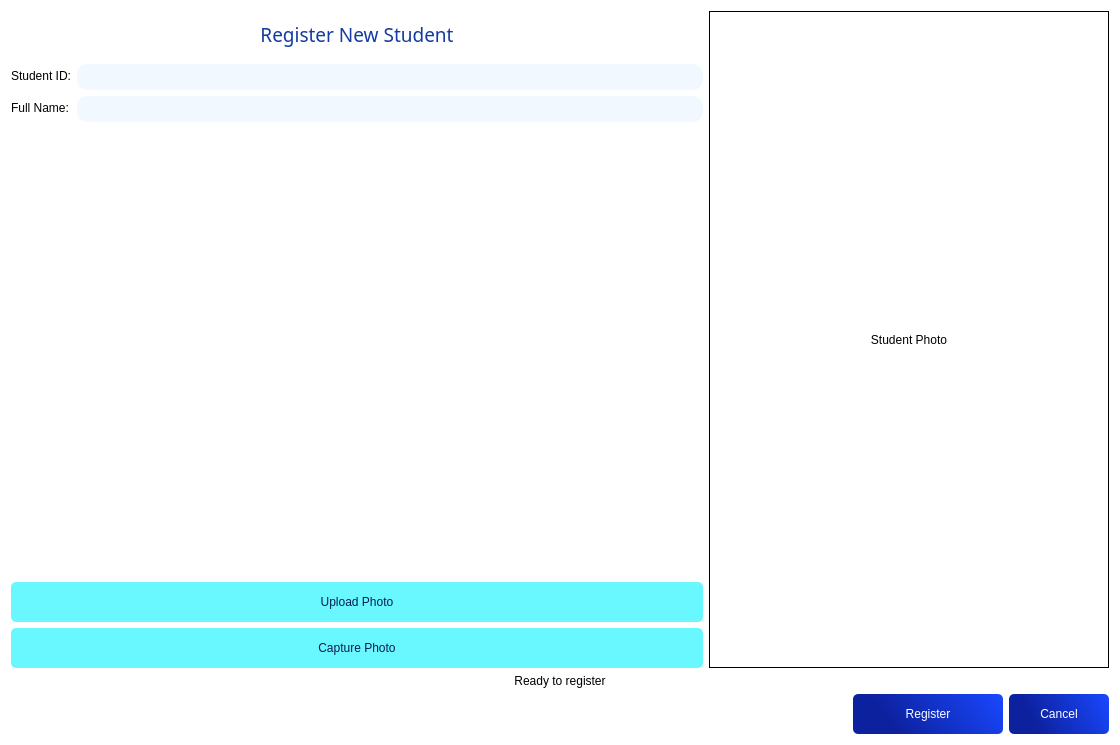
<?xml version="1.0" encoding="UTF-8"?>
<ui version="4.0">
 <class>RegisterDialog</class>
 <widget class="QDialog" name="RegisterDialog">
  <property name="geometry">
   <rect>
    <x>0</x>
    <y>0</y>
    <width>1120</width>
    <height>745</height>
   </rect>
  </property>
  <property name="minimumSize">
   <size>
    <width>1120</width>
    <height>745</height>
   </size>
  </property>
  <property name="windowTitle">
   <string>Register Student</string>
  </property>
  <property name="windowIcon">
   <iconset>
    <normaloff>icon.png</normaloff>icon.png</iconset>
  </property>
  <property name="styleSheet">
   <string notr="true">background-color: rgb(255, 255, 255);</string>
  </property>
  <layout class="QVBoxLayout" name="verticalLayout">
   <item>
    <layout class="QHBoxLayout" name="horizontalLayout">
     <item>
      <layout class="QVBoxLayout" name="verticalLayout_2">
       <item>
        <widget class="QLabel" name="label">
         <property name="font">
          <font>
           <family>CocogooseProTrial Darkmode</family>
           <pointsize>14</pointsize>
           <weight>50</weight>
           <italic>false</italic>
           <bold>false</bold>
          </font>
         </property>
         <property name="styleSheet">
          <string notr="true">font: 14pt &quot;CocogooseProTrial Darkmode&quot;;
color: rgb(21, 59, 160);
padding:10px;
</string>
         </property>
         <property name="text">
          <string>Register New Student</string>
         </property>
         <property name="alignment">
          <set>Qt::AlignCenter</set>
         </property>
        </widget>
       </item>
       <item>
        <layout class="QFormLayout" name="formLayout">
         <item row="0" column="0">
          <widget class="QLabel" name="label_2">
           <property name="styleSheet">
            <string notr="true">font: 57 10pt &quot;Montserrat Medium&quot;;</string>
           </property>
           <property name="text">
            <string>Student ID:</string>
           </property>
          </widget>
         </item>
         <item row="0" column="1">
          <widget class="QLineEdit" name="lineEditStudentID">
           <property name="styleSheet">
            <string notr="true">background-color: rgb(242, 248, 255);
color: rgb(14, 23, 67);
font: 57 10pt &quot;Montserrat Medium&quot;;
border-radius: 10px;
padding: 5px;</string>
           </property>
          </widget>
         </item>
         <item row="1" column="0">
          <widget class="QLabel" name="label_3">
           <property name="styleSheet">
            <string notr="true">font: 57 10pt &quot;Montserrat Medium&quot;;</string>
           </property>
           <property name="text">
            <string>Full Name:</string>
           </property>
          </widget>
         </item>
         <item row="1" column="1">
          <widget class="QLineEdit" name="lineEditFullName">
           <property name="styleSheet">
            <string notr="true">background-color: rgb(242, 248, 255);
color: rgb(14, 23, 67);
font: 57 10pt &quot;Montserrat Medium&quot;;
border-radius: 10px;
padding: 5px;</string>
           </property>
          </widget>
         </item>
        </layout>
       </item>
       <item>
        <spacer name="verticalSpacer">
         <property name="orientation">
          <enum>Qt::Vertical</enum>
         </property>
         <property name="sizeHint" stdset="0">
          <size>
           <width>20</width>
           <height>30</height>
          </size>
         </property>
        </spacer>
       </item>
       <item>
        <widget class="QPushButton" name="pushButtonUpload">
         <property name="minimumSize">
          <size>
           <width>0</width>
           <height>40</height>
          </size>
         </property>
         <property name="maximumSize">
          <size>
           <width>16777215</width>
           <height>100</height>
          </size>
         </property>
         <property name="styleSheet">
          <string notr="true">
QPushButton {
 /* Màu nền mặc định */
	background-color: rgb(105, 248, 255);
    border-radius: 5px;
	color: rgb(9, 28, 84);
	font: 8pt &quot;CocogooseProTrial Semilight&quot;;

}

QPushButton:hover {
	background-color: rgb(137, 227, 254);
}

QPushButton:pressed {
background-color: rgb(105, 248, 255);
}


</string>
         </property>
         <property name="text">
          <string>Upload Photo</string>
         </property>
        </widget>
       </item>
       <item>
        <widget class="QPushButton" name="pushButtonCapture">
         <property name="minimumSize">
          <size>
           <width>0</width>
           <height>40</height>
          </size>
         </property>
         <property name="styleSheet">
          <string notr="true">
QPushButton {
 /* Màu nền mặc định */
	background-color: rgb(105, 248, 255);
    border-radius: 5px;
	color: rgb(9, 28, 84);
	font: 8pt &quot;CocogooseProTrial Semilight&quot;;

}

QPushButton:hover {
	background-color: rgb(137, 227, 254);
}

QPushButton:pressed {
background-color: rgb(105, 248, 255);
}


</string>
         </property>
         <property name="text">
          <string>Capture Photo</string>
         </property>
        </widget>
       </item>
      </layout>
     </item>
     <item>
      <widget class="QLabel" name="labelPhoto">
       <property name="minimumSize">
        <size>
         <width>400</width>
         <height>300</height>
        </size>
       </property>
       <property name="styleSheet">
        <string notr="true">font: 57 10pt &quot;Montserrat Medium&quot;;
border-color: rgb(255, 234, 17);</string>
       </property>
       <property name="frameShape">
        <enum>QFrame::Box</enum>
       </property>
       <property name="text">
        <string>Student Photo</string>
       </property>
       <property name="scaledContents">
        <bool>true</bool>
       </property>
       <property name="alignment">
        <set>Qt::AlignCenter</set>
       </property>
      </widget>
     </item>
    </layout>
   </item>
   <item>
    <widget class="QLabel" name="labelStatus">
     <property name="styleSheet">
      <string notr="true">font: 57 10pt &quot;Montserrat Medium&quot;;</string>
     </property>
     <property name="text">
      <string>Ready to register</string>
     </property>
     <property name="alignment">
      <set>Qt::AlignCenter</set>
     </property>
    </widget>
   </item>
   <item>
    <layout class="QHBoxLayout" name="horizontalLayout_2">
     <item>
      <spacer name="horizontalSpacer">
       <property name="orientation">
        <enum>Qt::Horizontal</enum>
       </property>
       <property name="sizeHint" stdset="0">
        <size>
         <width>30</width>
         <height>20</height>
        </size>
       </property>
      </spacer>
     </item>
     <item>
      <widget class="QPushButton" name="pushButtonRegister">
       <property name="minimumSize">
        <size>
         <width>150</width>
         <height>40</height>
        </size>
       </property>
       <property name="maximumSize">
        <size>
         <width>400</width>
         <height>16777215</height>
        </size>
       </property>
       <property name="styleSheet">
        <string notr="true">
QPushButton {
 /* Màu nền mặc định */
	background-color: qlineargradient(spread:pad, x1:0.134328, y1:0.182, x2:1, y2:0, stop:0 rgba(12, 33, 158, 255), stop:1 rgba(26, 72, 255, 255));
	color: rgb(255, 255, 255);
    border-radius: 5px;
	font: 57 10pt &quot;Montserrat Medium&quot;;

}

QPushButton:hover {
	
	background-color: rgb(29, 60, 199);

}

QPushButton:pressed {
    background-color: #0581F9; /* Màu khi nhấn */
}

</string>
       </property>
       <property name="text">
        <string>Register</string>
       </property>
      </widget>
     </item>
     <item>
      <widget class="QPushButton" name="pushButtonCancel">
       <property name="minimumSize">
        <size>
         <width>100</width>
         <height>40</height>
        </size>
       </property>
       <property name="maximumSize">
        <size>
         <width>350</width>
         <height>16777215</height>
        </size>
       </property>
       <property name="styleSheet">
        <string notr="true">
QPushButton {
 /* Màu nền mặc định */
	background-color: qlineargradient(spread:pad, x1:0.134328, y1:0.182, x2:1, y2:0, stop:0 rgba(12, 33, 158, 255), stop:1 rgba(26, 72, 255, 255));
	color: rgb(255, 255, 255);
    border-radius: 5px;
	font: 57 10pt &quot;Montserrat Medium&quot;;

}

QPushButton:hover {
	
	background-color: rgb(29, 60, 199);

}

QPushButton:pressed {
    background-color: #0581F9; /* Màu khi nhấn */
}

</string>
       </property>
       <property name="text">
        <string>Cancel</string>
       </property>
      </widget>
     </item>
    </layout>
   </item>
  </layout>
 </widget>
 <resources/>
 <connections/>
</ui>
